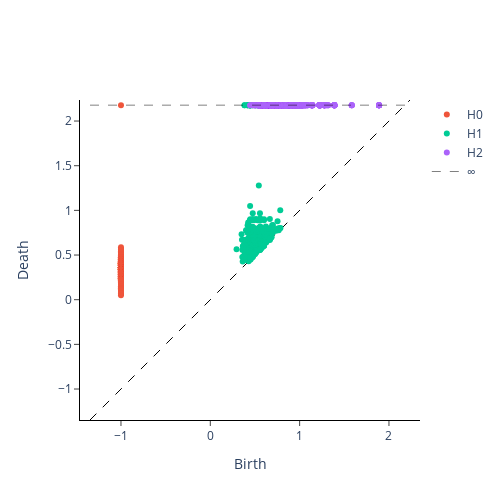

This figure's notebook cell:
### Code cell
plot_diagram(tmp_diagrams[-1])

### Figure 1 — Plotly figure (JSON) as saved in the notebook; plotly's stock layout.template omitted (floating-point values rounded to 4 significant figures; data arrays with more than 128 entries replaced by an {"elided": "..."} marker saying what was removed)
{"data": [{"hoverinfo": "none", "line": {"color": "black", "dash": "dash", "width": 1}, "mode": "lines", "showlegend": false, "type": "scatter", "x": [-1.347, 2.236], "y": [-1.347, 2.236]}, {"hoverinfo": "text", "hovertext": {"elided": "400 str values"}, "mode": "markers", "name": "H0", "type": "scatter", "x": {"elided": "400 int values"}, "y": {"elided": "400 float values"}}, {"hoverinfo": "text", "hovertext": {"elided": "421 str values"}, "mode": "markers", "name": "H1", "type": "scatter", "x": {"elided": "421 float values"}, "y": {"elided": "421 float values"}}, {"hoverinfo": "text", "hovertext": {"elided": "2248 str values"}, "mode": "markers", "name": "H2", "type": "scatter", "x": {"elided": "2248 float values"}, "y": {"elided": "2248 float values"}}, {"hoverinfo": "none", "line": {"color": "black", "dash": "dash", "width": 0.5}, "mode": "lines", "name": "∞", "showlegend": true, "type": "scatter", "x": [-1.347, 2.236], "y": [2.178, 2.178]}], "layout": {"height": 500, "plot_bgcolor": "white", "width": 500, "xaxis": {"autorange": false, "exponentformat": "e", "linecolor": "black", "linewidth": 1, "mirror": false, "range": [-1.347, 2.236], "showexponent": "all", "showline": true, "side": "bottom", "ticks": "outside", "title": {"text": "Birth"}, "type": "linear", "zeroline": true}, "yaxis": {"autorange": false, "exponentformat": "e", "linecolor": "black", "linewidth": 1, "mirror": false, "range": [-1.347, 2.236], "scaleanchor": "x", "scaleratio": 1, "showexponent": "all", "showline": true, "side": "left", "ticks": "outside", "title": {"text": "Death"}, "type": "linear", "zeroline": true}}}
